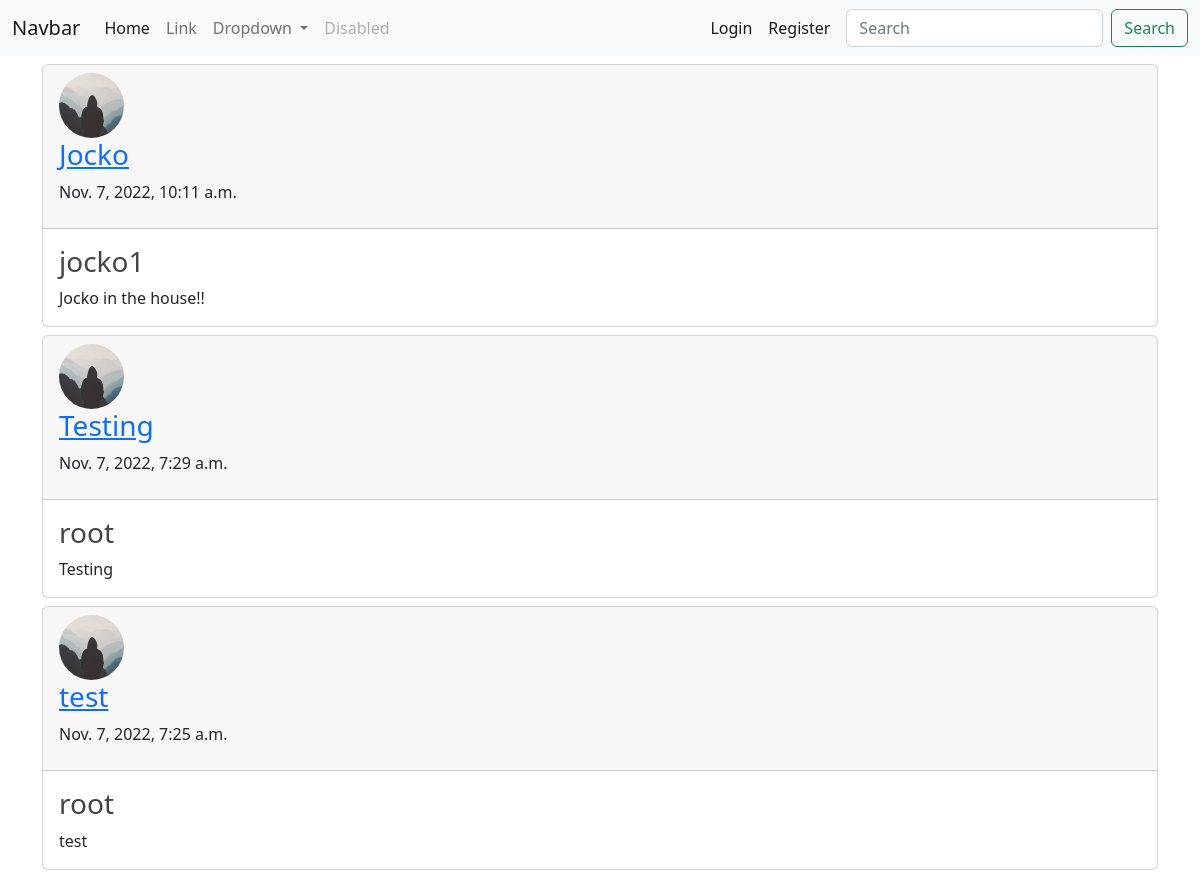
Before: / (upper part) with the older database file.
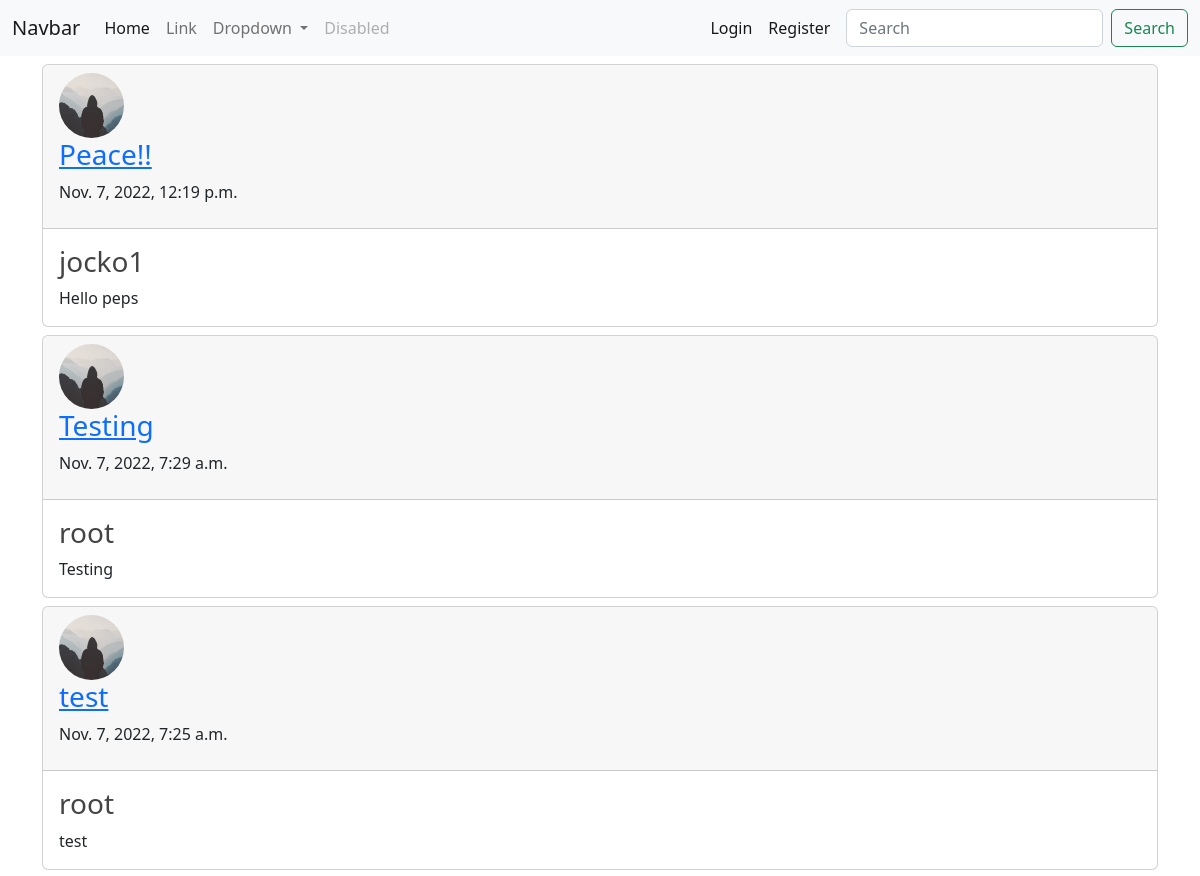
After: the same page with the newer database file.
### blog/models.py (models this page shows, shortened)
class Post(models.Model):
    title = models.CharField(max_length=256)
    content = models.TextField()
    date_posted = models.DateTimeField(default=timezone.now)
    author = models.ForeignKey(User, on_delete=models.CASCADE)

### users/models.py (models this page shows)
class Profile(models.Model):
    image = models.ImageField(default='default.jpg', upload_to='profile_pics')
    user = models.OneToOneField(User, on_delete=models.CASCADE)

### blog/views.py (the view)
# urls.py: path('', views.PostListView.as_view(), name='blog-home'),
class PostListView(ListView):
    model = Post
    template_name = 'blog/home.html'
    context_object_name = 'posts'
    ordering = ['-date_posted']

### blog/templates/blog/home.html
{% extends 'blog/base.html' %}
{% block content %}
    <div class="container">
        {% for post in posts %}
            <div class="card mt-2 mb-2">
                <div class="card-header">
                    <img class="rounded-circle article-img" src="{{ post.author.profile.image.url }}" alt="profile_pic">
                    <h3><a href="{% url 'post-detail' post.id %}">{{ post.title }}</a></h3>
                    <p>{{ post.date_posted }}</p>
                </div>
                <div class="card-body">
                    <h3>{{ post.author }}</h3>
                    <p class="mb-0">{{ post.content }}</p>
                </div>
            </div>
        {% endfor %}
    </div>
{% endblock content %}

### blog/templates/blog/base.html (shortened to what this page needs)
{% load static %}
<!DOCTYPE html>
<html lang="en">
<head>
    <link rel="stylesheet" type="text/css" href="{% static 'blog/main.css' %}">
    <link href="https://cdn.jsdelivr.net/npm/bootstrap@5.2.2/dist/css/bootstrap.min.css" rel="stylesheet">
</head>
<body>
    <nav class="navbar navbar-expand-lg bg-light">
        <div class="container-fluid">
            <a class="navbar-brand" href="#">Navbar</a>
            <div class="collapse navbar-collapse" id="navbarSupportedContent">
                <ul class="navbar-nav me-auto mb-2 mb-lg-0">
                    <li class="nav-item">
                        <a class="nav-link active" aria-current="page" href="{% url 'blog-home' %}">Home</a>
                    </li>
                    <li class="nav-item">
                        <a class="nav-link" href="#">Link</a>
                    </li>
                    <li class="nav-item dropdown">
                        <a class="nav-link dropdown-toggle" href="#" role="button" data-bs-toggle="dropdown" aria-expanded="false">
                        Dropdown
                        </a>
                    </li>
                    <li class="nav-item">
                        <a class="nav-link disabled">Disabled</a>
                    </li>
                </ul>
                <ul class="navbar-nav me-2 mb-2 mb-lg-0">
                    {% if user.is_authenticated %}
                    <li class="nav-item">
                        <a class="nav-link active" href="{% url 'profile' %}">Profile</a>
                    </li>
                    <li class="nav-item">
                        <a class="nav-link active" href="{% url 'logout' %}">Logout</a>
                    </li>
                    <li class="nav-item">
                        <a class="nav-link active" href="{% url 'post-create' %}">Post</a>
                    </li>
                    {% else %}
                    <li class="nav-item">
                        <a class="nav-link active" href="{% url 'login' %}">Login</a>
                    </li>
                    <li class="nav-item">
                        <a class="nav-link active" href="{% url 'register' %}">Register</a>
                    </li>
                    {% endif %}
                </ul>
                <form class="d-flex" role="search">
                    <input class="form-control me-2" type="search" placeholder="Search" aria-label="Search">
                    <button class="btn btn-outline-success" type="submit">Search</button>
                </form>
            </div>
        </div>
    </nav>
    {% block content %}
    {% endblock content %}
    <script src="https://cdn.jsdelivr.net/npm/bootstrap@5.2.2/dist/js/bootstrap.min.js"></script></body>
</html>

### blog/static/blog/main.css (style rules this page uses)
body { background: #fafafa; color: #333333; margin-top: 5rem; }
h1, h2, h3, h4, h5, h6 { color: #444444; }
ul { margin: 0; }
.article-img { height: 65px; width: 65px; margin-right: 16px; }

Changed rows visible on the page:
removed Post: author.profile.image (placeholder picture), title "Jocko", date_posted "Nov. 7, 2022, 10:11 a.m.", author "jocko1", content "Jocko in the house!!"
added Post: author.profile.image (placeholder picture), title "Peace!!", date_posted "Nov. 7, 2022, 12:19 p.m.", author "jocko1", content "Hello peps"
